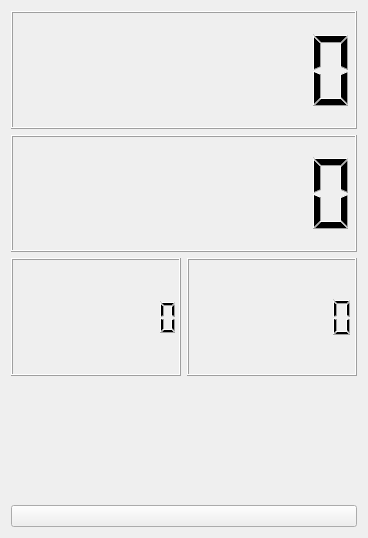
<?xml version="1.0" encoding="UTF-8"?>
<ui version="4.0">
 <class>Widget</class>
 <widget class="QWidget" name="Widget">
  <property name="geometry">
   <rect>
    <x>0</x>
    <y>0</y>
    <width>368</width>
    <height>538</height>
   </rect>
  </property>
  <property name="windowTitle">
   <string>Widget</string>
  </property>
  <property name="styleSheet">
   <string notr="true">selection-color: qlineargradient(spread:pad, x1:0, y1:0, x2:1, y2:0.999864, stop:0 rgba(5, 206, 1, 255), stop:0.938202 rgba(0, 0, 0, 255));
font: 75 &quot;Comic Sans MS&quot;;</string>
  </property>
  <layout class="QGridLayout" name="gridLayout">
   <item row="2" column="1">
    <widget class="QLCDNumber" name="lcdNumber_stat">
     <property name="digitCount">
      <number>9</number>
     </property>
    </widget>
   </item>
   <item row="2" column="2">
    <widget class="QLCDNumber" name="lcdNumber_end">
     <property name="digitCount">
      <number>8</number>
     </property>
    </widget>
   </item>
   <item row="3" column="1" colspan="2">
    <widget class="QLabel" name="label_void">
     <property name="text">
      <string/>
     </property>
    </widget>
   </item>
   <item row="0" column="1" colspan="2">
    <widget class="QLCDNumber" name="lcdNumber_start">
     <property name="digitCount">
      <number>8</number>
     </property>
    </widget>
   </item>
   <item row="1" column="1" colspan="2">
    <widget class="QLCDNumber" name="lcdNumber_finish">
     <property name="digitCount">
      <number>8</number>
     </property>
    </widget>
   </item>
   <item row="4" column="1" colspan="2">
    <widget class="QPushButton" name="pushButton">
     <property name="text">
      <string/>
     </property>
    </widget>
   </item>
  </layout>
 </widget>
 <layoutdefault spacing="6" margin="11"/>
 <resources/>
 <connections/>
</ui>
